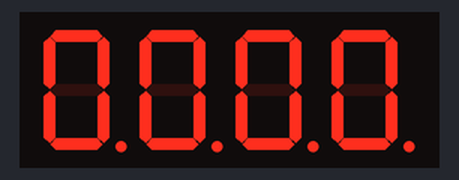
This sketch was run on a simulated Arduino Uno, built with avr-gcc and run on an emulated ATmega328P. Shown: 4-digit seven-segment display. Wiring (inferred from the names in the program): 4-digit 7-segment display, segments lit when HIGH: segments pin 2, pin 3, pin 4, pin 5, pin 6, pin 7, pin 8, pin 5; digit selects pin 9, pin 10, pin 11, pin 12. The segment pins are drawn as the display they are named for.

Above: at 0.1 s.
At 6.2 s:
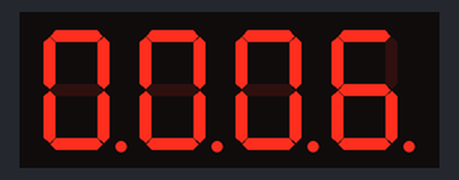
At 9.2 s:
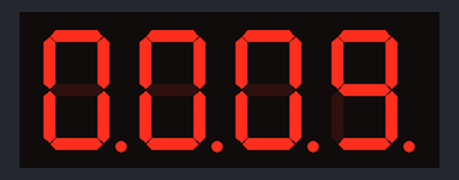
At 18.2 s:
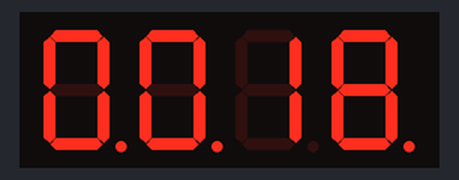
At 28.2 s:
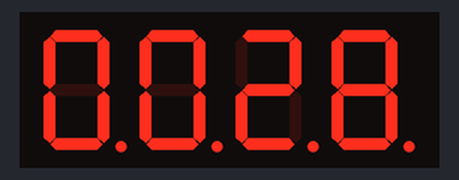
At 38.3 s:
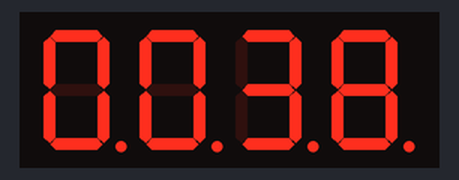

Measured:
- what the display in image 0 shows lasts 1.0 s, from 0.1 s to 1.1 s

The sketch:

Dk_led_7_thanh_4_s_.ino
```cpp
const int aPin=2;
const int bPin=3;
const int cPin=4;
const int dPin=5;
const int ePin=6;
const int fPin=7;
const int gPin=8;

const int led1Pin=9;//chan arduino dieu khien led1
const int led2Pin=10;//dkihien led2
const int led3Pin=11;//dieu khien led3
const int led4Pin=12;//dieu khien led4
//ma led 7 thanh anot chung
unsigned char led7HEX[]={0xC0,0xF9,0xA4,0xB0,0x99,0x92,0x82,0xF8,0x80,0x90};
                        //0,  1,   2,   3,   4,   5,   6,   7,   8,   9
void led7Write_Byte(unsigned char b){
  //lay bit thu D0  (A) neu ==1 lay muc cao ==0 lay muc thap
  if(((b>>0 ) &0x01)==0){
    digitalWrite(aPin, HIGH);
  }else {
    digitalWrite(aPin,LOW);
  }
  if(((b>>1) &0x01)==0){
    digitalWrite(bPin, HIGH);
  }else {
    digitalWrite(bPin,LOW);
  }
  if(((b>>2 ) &0x01)==0){
    digitalWrite(cPin, HIGH);
  }else {
    digitalWrite(cPin,LOW);
  }
  if(((b>>3 ) &0x01)==0){
    digitalWrite(dPin, HIGH);
  }else {
    digitalWrite(dPin,LOW);
  }
  if(((b>>4 ) &0x01)==0){
    digitalWrite(ePin, HIGH);
  }else {
    digitalWrite(ePin,LOW);
  }
  if(((b>>5) &0x01)==0){
    digitalWrite(fPin, HIGH);
  }else {
    digitalWrite(fPin,LOW);
  }
  if(((b>>6) &0x01)==0){
    digitalWrite(gPin, HIGH);
  }else {
    digitalWrite(gPin,LOW);
  }
}
void setup (){
  pinMode(aPin, OUTPUT);
  pinMode(bPin, OUTPUT);
  pinMode(cPin, OUTPUT);
  pinMode(dPin, OUTPUT);
  pinMode(ePin, OUTPUT);
  pinMode(fPin, OUTPUT);
  pinMode(gPin, OUTPUT);

  pinMode(led1Pin,OUTPUT);
  pinMode(led2Pin,OUTPUT);
  pinMode(led3Pin,OUTPUT);
  pinMode(led4Pin,OUTPUT);
}
void loop(){
   for(int num=0;num<1000;num++){
    //quet led 25 lan tao tre khoang 25*40=1000ms
    for(int i=0;i<25;i++){
      //bat hien thi led1
      digitalWrite(led1Pin,LOW);
      //xuat ma hien thi hang ngan
      led7Write_Byte(led7HEX[num/1000]);
      //tao tre 10ms;
      delay(10);
      //tat led hien thi led1
      digitalWrite(led1Pin, HIGH);

      //bat hien thi led2
      digitalWrite(led2Pin,LOW);
      //xuat ma hien thi led2
      led7Write_Byte(led7HEX[num/100%10]);
      //tao tre 10ms
      delay(10);
      //tat hien thi led 2
      digitalWrite ( led2Pin, HIGH);

      //bat hien thi led3
      digitalWrite(led3Pin,LOW);
      //xuat ma hien thi led3
      led7Write_Byte(led7HEX[num/10%10]);
      //tao tre 10ms
      delay(10);
      //tat hien thi led 3
      digitalWrite ( led3Pin, HIGH);

      //bat hien thi le4
      digitalWrite(led4Pin,LOW);
      //xuat ma hien thi led4
      led7Write_Byte(led7HEX[num%10]);
      //tao tre 10ms
      delay(10);
      //tat hien thi led 4
      digitalWrite ( led4Pin, HIGH);
    }
   }
}
```
